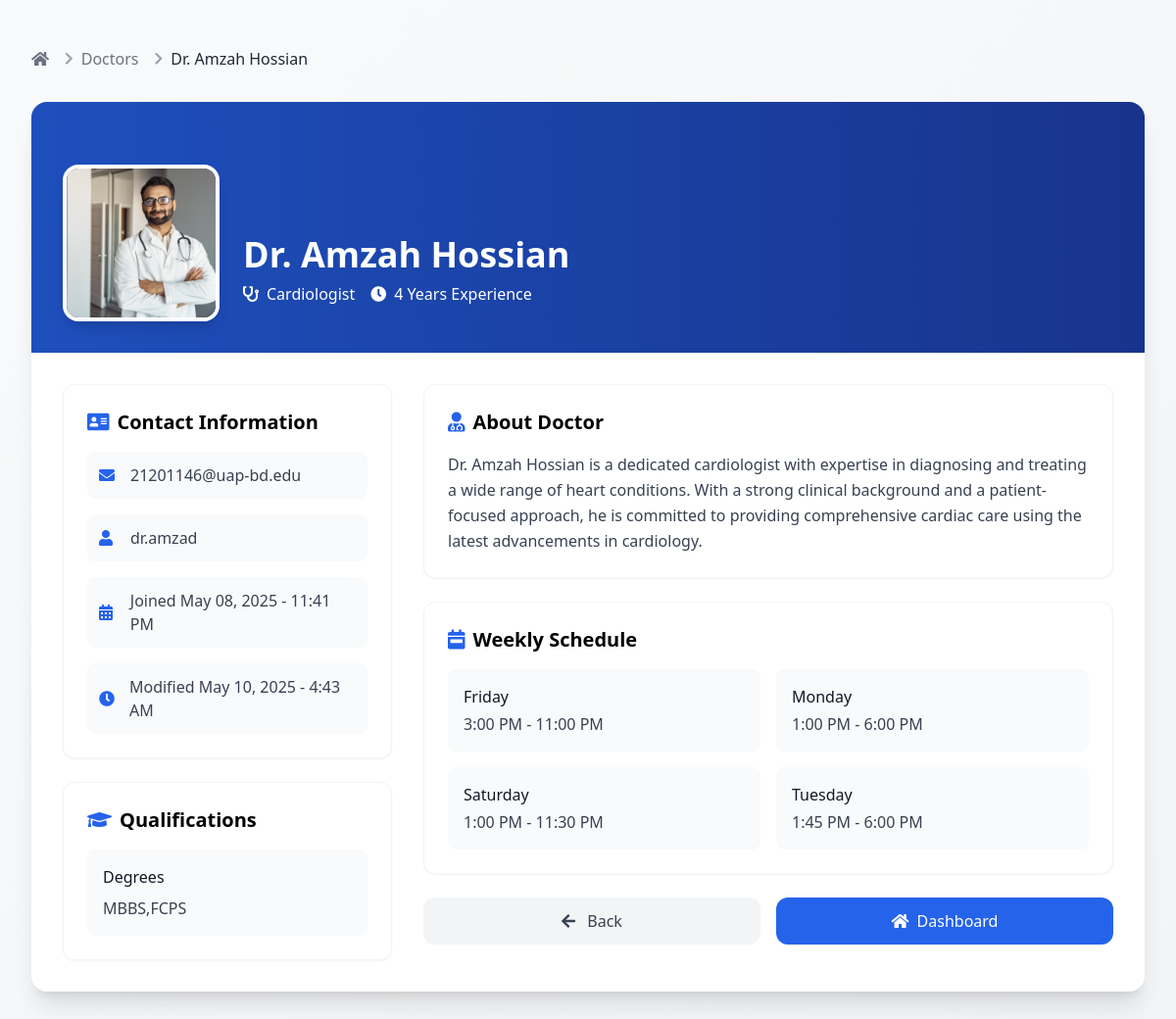
The page /doctor_details/5/ (signed in) on the database its author committed.
### myapp/models.py (models this page shows, shortened)
class Doctor(models.Model):
    id = models.AutoField(primary_key=True)
    username = models.CharField(max_length=100, unique=True,null = True)  # Removed null and blank
    full_name = models.CharField(max_length=100)
    password = models.CharField(max_length=128)  # Changed max_length to 128, removed default
    category = models.ForeignKey(
        DoctorCategory,
        on_delete=models.SET_DEFAULT,
        related_name='doctors',
        default=get_default_category,
    )
    email = models.EmailField(max_length=254, unique=True)
    mobile = models.CharField(max_length=15,unique=True,null = True)
    degrees = models.CharField(max_length=200)
    hospital = models.CharField(max_length=200, default='')
    experience = models.IntegerField(help_text='Experience in years')
    description = models.TextField(default='')
    image = models.ImageField(upload_to='static/images/doctors/', null=True, blank=True)
    created_at = models.DateTimeField(default=timezone.now)
    updated_at = models.DateTimeField(default=timezone.now)
    is_active = models.BooleanField(default=True)

class DoctorCategory(models.Model):
    id = models.AutoField(primary_key=True)
    type = models.CharField(max_length=100)
    created_at = models.DateTimeField(default=timezone.now)
    updated_at = models.DateTimeField(default=timezone.now)
    class Meta:
        verbose_name_plural = 'Doctor Categories'

class Schedule(models.Model):
    DAYS_OF_WEEK = [
        ('Monday', 'Monday'),
        ('Tuesday', 'Tuesday'),
        ('Wednesday', 'Wednesday'),
        ('Thursday', 'Thursday'),
        ('Friday', 'Friday'),
        ('Saturday', 'Saturday'),
        ('Sunday', 'Sunday'),
    ]
    id = models.AutoField(primary_key=True)
    doctor = models.ForeignKey(Doctor, on_delete=models.CASCADE, related_name='schedules')
    day = models.CharField(max_length=10, choices=DAYS_OF_WEEK)
    start_time = models.TimeField()
    end_time = models.TimeField()
    is_available = models.BooleanField(default=True)
    created_at = models.DateTimeField(default=timezone.now)
    updated_at = models.DateTimeField(default=timezone.now)
    class Meta:
        db_table = 'schedule'
        unique_together = ['doctor', 'day']
        ordering = ['doctor', 'day']

### myapp/views.py (the view)
# urls.py: path('doctor_details/<int:doctor_id>/', views.doctor_details, name='doctor_details'),
@login_required(login_url='admin_login')
def doctor_details(request, doctor_id):
    try:
        doctor = get_object_or_404(Doctor.objects.prefetch_related('schedules'), id=doctor_id)
        return render(request, 'manager/doctor_details.html', {'doctor': doctor})
    except Doctor.DoesNotExist:
        messages.error(request, 'Doctor not found')
        return redirect('admin_dashboard')

### myapp/templates/manager/doctor_details.html
{% extends 'layout.html' %}
{% load static %}
{% block content %}
<div class="min-h-screen bg-gradient-to-br from-gray-50 to-gray-100 py-12">
    <div class="max-w-7xl mx-auto px-4 sm:px-6 lg:px-8">
        <nav class="flex mb-8" aria-label="Breadcrumb">
            <ol class="flex items-center space-x-2">
                <li>
                    <a href="{% url 'admin_dashboard' %}" class="text-gray-500 hover:text-gray-700">
                        <i class="fas fa-home"></i>
                    </a>
                </li>
                <li class="flex items-center">
                    <i class="fas fa-chevron-right text-gray-400 text-sm mx-2"></i>
                    <a href="{% url 'admin_dashboard' %}" class="text-gray-500 hover:text-gray-700">Doctors</a>
                </li>
                <li class="flex items-center">
                    <i class="fas fa-chevron-right text-gray-400 text-sm mx-2"></i>
                    <span class="text-gray-800">{{ doctor.full_name }}</span>
                </li>
            </ol>
        </nav>
        <div class="bg-white rounded-2xl shadow-xl overflow-hidden">
            <div class="relative h-64 bg-gradient-to-r from-blue-600 to-blue-800">
                <div class="absolute inset-0 bg-black opacity-20"></div>
                <div class="absolute bottom-0 left-0 right-0 p-8 text-white">
                    <div class="flex items-end space-x-6">
                        {% if doctor.image %}
                            <img src="{{ doctor.image.url }}" alt="{{ doctor.full_name }}"
                                 class="w-40 h-40 rounded-2xl border-4 border-white shadow-lg object-cover">
                        {% else %}
                            <div class="w-40 h-40 rounded-2xl border-4 border-white shadow-lg bg-gray-200 flex items-center justify-center">
                                <i class="fas fa-user-md text-gray-400 text-5xl"></i>
                            </div>
                        {% endif %}
                        <div class="pb-4">
                            <h1 class="text-4xl font-bold">{{ doctor.full_name }}</h1>
                            <div class="flex items-center mt-2 space-x-4">
                                <span class="flex items-center">
                                    <i class="fas fa-stethoscope mr-2"></i>
                                    {{ doctor.category.type }}
                                </span>
                                <span class="flex items-center">
                                    <i class="fas fa-clock mr-2"></i>
                                    {{ doctor.experience }} Years Experience
                                </span>
                            </div>
                        </div>
                    </div>
                </div>
            </div>
            <div class="grid grid-cols-1 lg:grid-cols-3 gap-8 p-8">
                <div class="lg:col-span-1 space-y-6">
                    <div class="bg-white rounded-xl border border-gray-100 shadow-sm p-6">
                        <h2 class="text-xl font-semibold mb-4 flex items-center">
                            <i class="fas fa-address-card text-blue-600 mr-2"></i>
                            Contact Information
                        </h2>
                        <div class="space-y-4">
                            <div class="flex items-center p-3 bg-gray-50 rounded-lg">
                                <i class="fas fa-envelope text-blue-600 w-5"></i>
                                <span class="ml-3 text-gray-700">{{ doctor.email }}</span>
                            </div>
                            <div class="flex items-center p-3 bg-gray-50 rounded-lg">
                                <i class="fas fa-user text-blue-600 w-5"></i>
                                <span class="ml-3 text-gray-700">{{ doctor.username }}</span>
                            </div>
                            <div class="flex items-center p-3 bg-gray-50 rounded-lg">
                                <i class="fas fa-calendar-alt text-blue-600 w-5"></i>
                                <span class="ml-3 text-gray-700">Joined {{ doctor.created_at|date:"F d, Y - g:i A" }}</span>
                            </div>
                            <div class="flex items-center p-3 bg-gray-50 rounded-lg">
                                <i class="fas fa-clock text-blue-600 w-5"></i>
                                <span class="ml-3 text-gray-700">Modified {{ doctor.updated_at|date:"F d, Y - g:i A" }}</span>
                            </div>
                        </div>
                    </div>
                    <div class="bg-white rounded-xl border border-gray-100 shadow-sm p-6">
                        <h2 class="text-xl font-semibold mb-4 flex items-center">
                            <i class="fas fa-graduation-cap text-blue-600 mr-2"></i>
                            Qualifications
                        </h2>
                        <div class="space-y-4">
                            <div class="p-4 bg-gray-50 rounded-lg">
                                <h3 class="font-medium text-gray-900 mb-2">Degrees</h3>
                                <p class="text-gray-700">{{ doctor.degrees }}</p>
                            </div>
                        </div>
                    </div>
                </div>
                <div class="lg:col-span-2 space-y-6">
                    <div class="bg-white rounded-xl border border-gray-100 shadow-sm p-6">
                        <h2 class="text-xl font-semibold mb-4 flex items-center">
                            <i class="fas fa-user-md text-blue-600 mr-2"></i>
                            About Doctor
                        </h2>
                        <p class="text-gray-700 leading-relaxed">
                            {{ doctor.description|default:"No description available." }}
                        </p>
                    </div>
                    <div class="bg-white rounded-xl border border-gray-100 shadow-sm p-6">
                        <h2 class="text-xl font-semibold mb-4 flex items-center">
                            <i class="fas fa-calendar-week text-blue-600 mr-2"></i>
                            Weekly Schedule
                        </h2>
                        <div class="grid grid-cols-1 md:grid-cols-2 gap-4">
                            {% for schedule in doctor.schedules.all %}
                                <div class="p-4 {% if schedule.is_available %}bg-gray-50{% else %}bg-red-50{% endif %} rounded-lg">
                                    <h3 class="font-medium text-gray-900">{{ schedule.day }}</h3>
                                    {% if schedule.is_available %}
                                        <p class="text-gray-700 mt-1">
                                            {{ schedule.start_time|time:"g:i A" }} - {{ schedule.end_time|time:"g:i A" }}
                                        </p>
                                    {% else %}
                                        <p class="text-gray-700 mt-1">Not Available</p>
                                    {% endif %}
                                </div>
                            {% empty %}
                                <div class="col-span-2 p-4 bg-yellow-50 rounded-lg text-center">
                                    <p class="text-gray-700">No schedule information available</p>
                                </div>
                            {% endfor %}
                        </div>
                    </div>
                    <div class="flex space-x-4">
                        <button onclick="history.back()"
                                class="flex-1 px-6 py-3 bg-gray-100 text-gray-700 rounded-xl hover:bg-gray-200 transition-colors duration-200">
                            <i class="fas fa-arrow-left mr-2"></i>
                            Back
                        </button>
                        <a href="{% url 'admin_dashboard' %}"
                                   class="flex-1 px-6 py-3 bg-blue-600 text-white rounded-xl hover:bg-blue-700 transition-colors duration-200 flex items-center justify-center">
                                    <i class="fas fa-home mr-2"></i>
                                    Dashboard
                                </a>
                    </div>
                </div>
            </div>
        </div>
    </div>
</div>
<link rel="stylesheet" href="https://cdnjs.cloudflare.com/ajax/libs/font-awesome/5.15.4/css/all.min.css">
{% endblock %}

### rows shown on the page
Doctor: full_name "Dr. Amzah Hossian", image (picture), category.type "Cardiologist", experience "4", email "21201146@uap-bd.edu", username "dr.amzad", created_at "May 08, 2025 - 11:41 PM", updated_at "May 10, 2025 - 4:43 AM", degrees "MBBS,FCPS", description "Dr. Amzah Hossian is a dedicated cardiologist with expertise in diagnosing and treating a wide range of heart conditions. With a strong clinical background and a patient-focused approach, he is committed to providing comprehensive cardiac care using the latest advancements in cardiology."
Schedule: day "Friday", start_time "3:00 PM", end_time "11:00 PM"
Schedule: day "Monday", start_time "1:00 PM", end_time "6:00 PM"
Schedule: day "Saturday", start_time "1:00 PM", end_time "11:30 PM"
Schedule: day "Tuesday", start_time "1:45 PM", end_time "6:00 PM"
